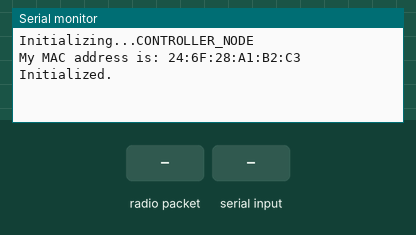
The sketch below on a simulated ESP8266 (NodeMCU). On the bench: the last lines printed to the serial monitor. Inputs (shaded band) come from the test bench.

Above: at 1.2 s.
1.3 s: radio packet "q" arrives
At 1.9 s:
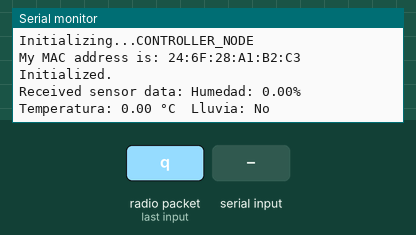
2.8 s: "q" received over Serial
At 3.2 s:
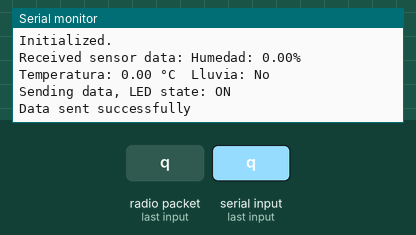
4.3 s: "Q" received over Serial
At 5.8 s:
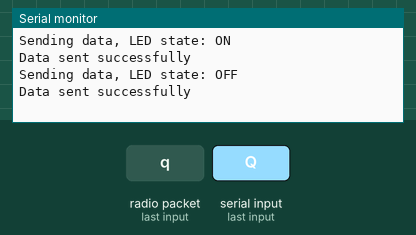

The sketch:

maestro-espnow-full.ino
```cpp
/*
Código Maestro actualizado para recibir datos del esclavo
*/

#include <ESP8266WiFi.h>
#include <espnow.h>
#include <ArduinoJson.h>

#define MY_NAME         "CONTROLLER_NODE"
#define MY_ROLE         ESP_NOW_ROLE_COMBO   // Cambiado a COMBO para que pueda enviar y recibir
#define RECEIVER_ROLE   ESP_NOW_ROLE_COMBO
#define WIFI_CHANNEL    1

uint8_t receiverAddress[] = {0x08, 0xF9, 0xE0, 0x75, 0x90, 0x10};  // Reemplaza con la MAC del esclavo

struct __attribute__((packed)) dataPacket {
  int state;
};

struct __attribute__((packed)) sensorDataPacket {
  float humedad;
  float temperatura;
  bool lluvia;
};

bool toggleState = false;  // Variable de estado para el toggle

void transmissionComplete(uint8_t *receiver_mac, uint8_t transmissionStatus) {
  if (transmissionStatus == 0) {
    Serial.println("Data sent successfully");
  } else {
    Serial.print("Error code: ");
    Serial.println(transmissionStatus);
  }
}

void dataReceived(uint8_t *senderMac, uint8_t *data, uint8_t dataLength) {
  sensorDataPacket packet;
  memcpy(&packet, data, sizeof(packet));

  Serial.println();
  Serial.print("Received sensor data: Humedad: ");
  Serial.print(packet.humedad);
  Serial.print("%  Temperatura: ");
  Serial.print(packet.temperatura);
  Serial.print(" °C  Lluvia: ");
  Serial.println(packet.lluvia ? "Si" : "No");
}

void setup() {
  Serial.begin(115200);
  Serial.println();
  Serial.print("Initializing...");
  Serial.println(MY_NAME);
  Serial.print("My MAC address is: ");
  Serial.println(WiFi.macAddress());

  WiFi.mode(WIFI_STA);
  WiFi.disconnect();

  if (esp_now_init() != 0) {
    Serial.println("ESP-NOW initialization failed");
    return;
  }

  esp_now_set_self_role(MY_ROLE);
  esp_now_register_send_cb(transmissionComplete);
  esp_now_add_peer(receiverAddress, RECEIVER_ROLE, WIFI_CHANNEL, NULL, 0);
  esp_now_register_recv_cb(dataReceived);

  Serial.println("Initialized.");
}

void loop() {
  dataPacket packet;

  if (Serial.available()) {   // Si hay datos en el monitor serie
    char input = Serial.read();   // Leer el carácter

    if (input == 'q' || input == 'Q') {   // Si se presiona 'q' o 'Q'
      toggleState = !toggleState;  // Cambiar el estado de toggle
      packet.state = toggleState ? 1 : 0;  // Encender (1) o apagar (0) según el estado de toggle
      esp_now_send(receiverAddress, (uint8_t *)&packet, sizeof(packet));  // Enviar datos por ESP-NOW
      Serial.print("Sending data, LED state: ");
      Serial.println(toggleState ? "ON" : "OFF");
    }
  }

  delay(30);  // Retraso de 30 ms
}
```

Measured:
- after the input at 1.3 s, the serial monitor: prints a new line at once (image 1)
- after the input at 2.8 s, the serial monitor: prints a new line at once (image 2)
- after the input at 4.3 s, the serial monitor: prints a new line at once (image 3)
